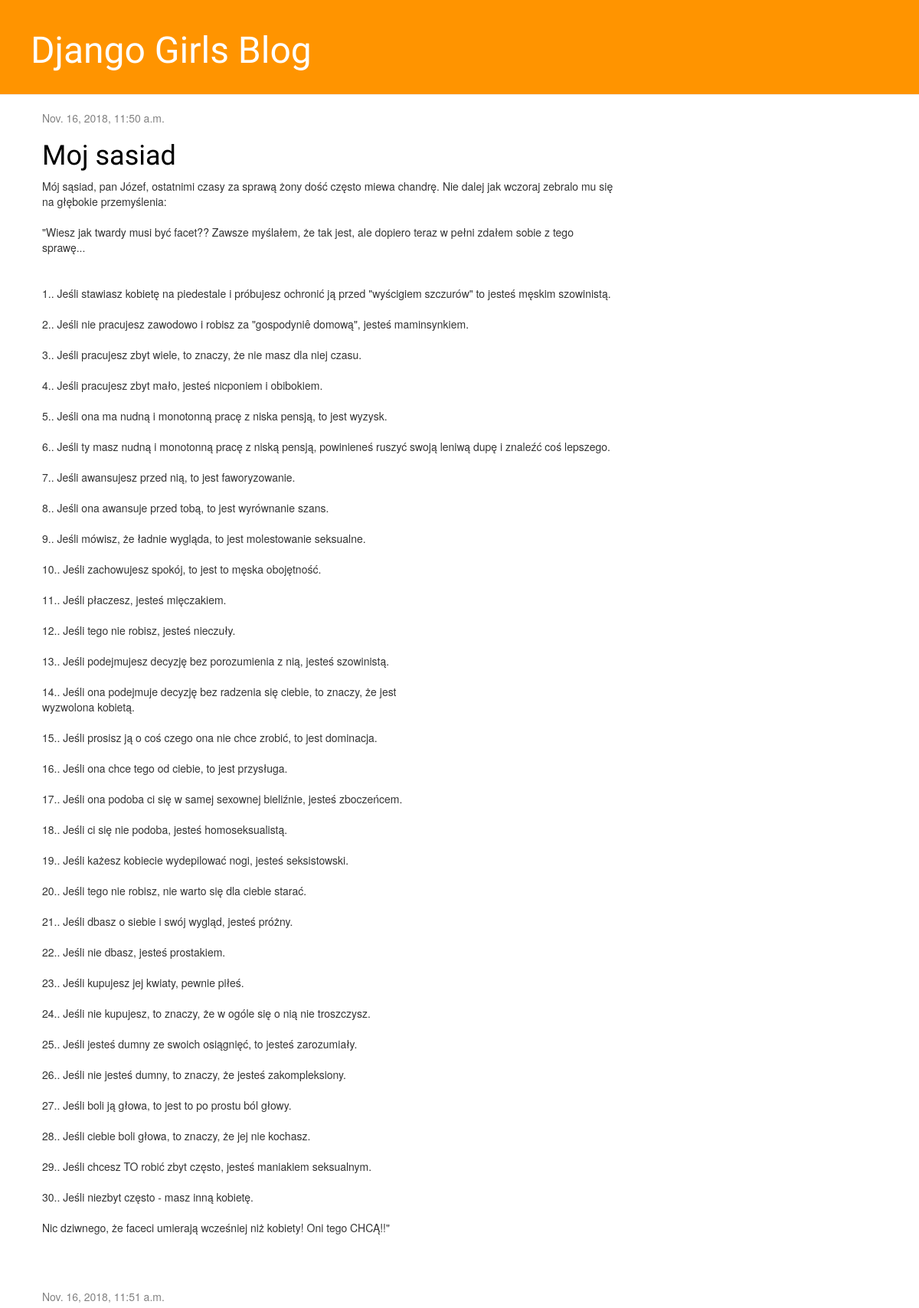
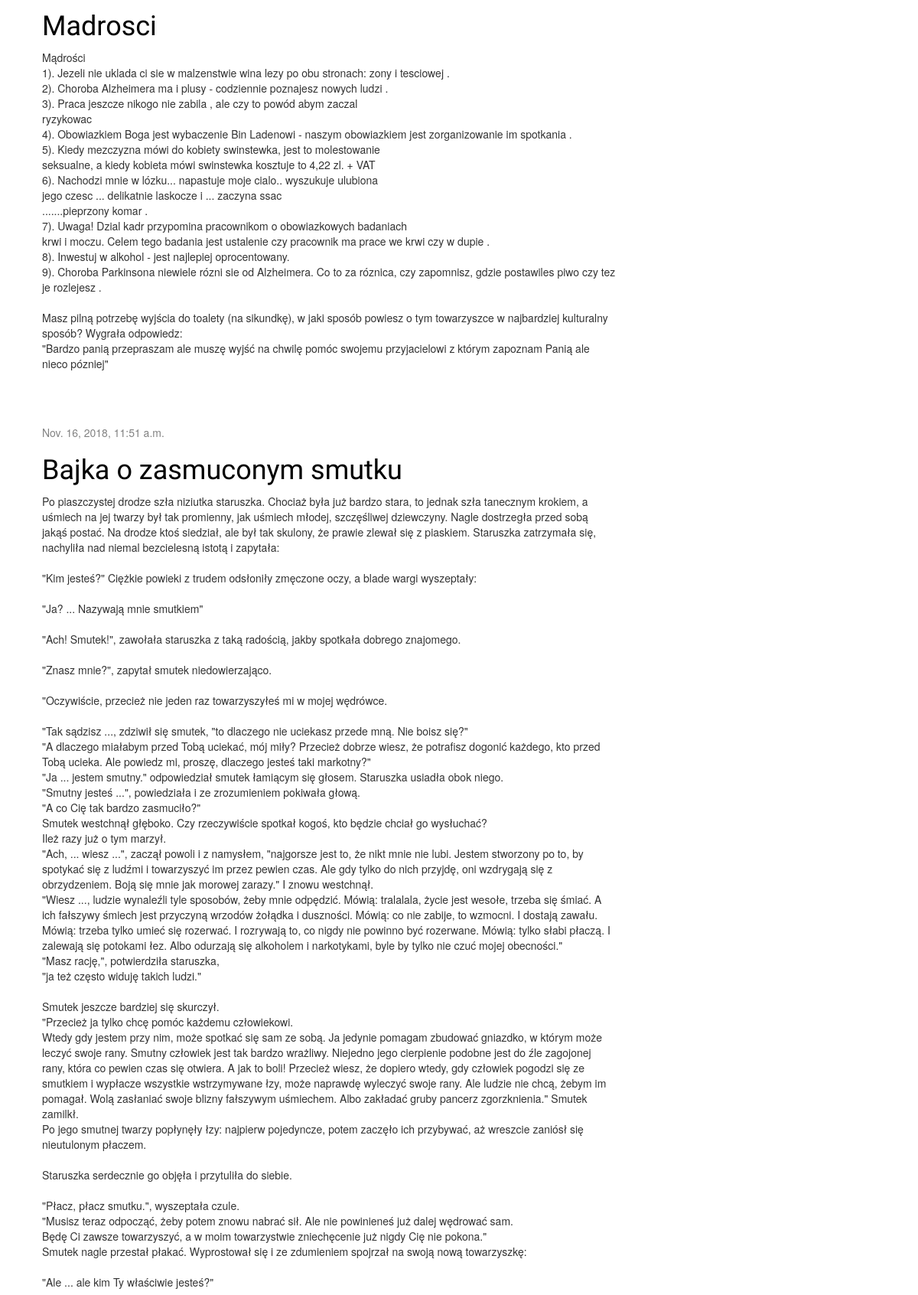
The page / (upper part) on the database its author committed (2 pictures, top to bottom).
### blog/models.py (models this page shows, shortened)
class Post(models.Model):
    author = models.ForeignKey('auth.User', on_delete=models.CASCADE)
    title = models.CharField(max_length=200)
    text = models.TextField()
    created_date = models.DateTimeField(
            default=timezone.now)
    published_date = models.DateTimeField(
            blank=True, null=True)

### blog/views.py (the view)
# urls.py: path('', views.post_list, name='post_list'),
def post_list(request):
    posts = Post.objects.filter(published_date__lte=timezone.now()).order_by('published_date')
    return render(request, 'blog/post_list.html', {'posts': posts})

### blog/templates/blog/post_list.html
{% extends 'blog/base.html' %}
{% block content %}
    {% for post in posts %}
        <div class="post">
            <div class="date">
                {{ post.published_date }}
            </div>
            <h1><a href="{% url 'post_detail' pk=post.pk %}">{{ post.title }}</a></h1>
            <p>{{ post.text|linebreaksbr }}</p>
        </div>
    {% endfor %}
{% endblock %}

### blog/templates/blog/base.html (shortened to what this page needs)
{% load static %}
<html>
    <head>
        <link rel="stylesheet" href="//maxcdn.bootstrapcdn.com/bootstrap/3.2.0/css/bootstrap.min.css">
        <link rel="stylesheet" href="//maxcdn.bootstrapcdn.com/bootstrap/3.2.0/css/bootstrap-theme.min.css">
        <link rel="stylesheet" href="{% static 'css/blog.css' %}">
    </head>
    <body>
        <div class="page-header">
            <h1><a href="/">Django Girls Blog</a></h1>
        </div>
        <div class="content container">
            <div class="row">
                <div class="col-md-8">
                    {% block content %}
                    {% endblock %}
                </div>
            </div>
        </div>
    </body>
</html>

### blog/static/css/blog.css (style rules this page uses)
.page-header { background-color: #ff9400; margin-top: 0; padding: 20px 20px 20px 40px; }
.page-header h1, .page-header h1 a, .page-header h1 a:visited, .page-header h1 a:active { color: #ffffff; font-size: 36pt; text-decoration: none; }
.content { margin-left: 40px; }
h1, h2, h3, h4 { font-family: 'Lobster', cursive; }
.date { color: #828282; }
.post { margin-bottom: 70px; }
.post h1 a, .post h1 a:visited { color: #000000; }

### rows shown on the page
Post: published_date "Nov. 16, 2018, 11:50 a.m.", title "Moj sasiad", text "Mój sąsiad, pan Józef, ostatnimi czasy za sprawą żony dość często miewa chandrę. Nie dalej jak wczoraj zebralo mu się na głębokie przemyślenia: \"Wiesz jak twardy musi być facet?? Zawsze myślałem, że tak jest, ale dopiero teraz w pełni zdałem sobie z tego sprawę... 1.. Jeśli stawiasz kobietę na piedestale i próbujesz ochronić ją przed \"wyścigiem szczurów\" to jesteś męskim szowinistą. 2.. Jeśli nie pracujesz zawodowo i robisz za \"gospodyniê domową\", jesteś maminsynkiem. 3.. Jeśli pracujesz zbyt wiele, to znaczy, że nie masz dla niej czasu. 4.. Jeśli pracujesz zbyt mało, jesteś nicponiem i obibokiem. 5.. Jeśli ona ma nudną i monotonną pracę z niska pensją, to jest wyzysk. 6.. Jeśli ty masz…"
Post: published_date "Nov. 16, 2018, 11:51 a.m.", title "Madrosci", text "Mądrości 1). Jezeli nie uklada ci sie w malzenstwie wina lezy po obu stronach: zony i tesciowej . 2). Choroba Alzheimera ma i plusy - codziennie poznajesz nowych ludzi . 3). Praca jeszcze nikogo nie zabila , ale czy to powód abym zaczal ryzykowac 4). Obowiazkiem Boga jest wybaczenie Bin Ladenowi - naszym obowiazkiem jest zorganizowanie im spotkania . 5). Kiedy mezczyzna mówi do kobiety swinstewka, jest to molestowanie seksualne, a kiedy kobieta mówi swinstewka kosztuje to 4,22 zl. + VAT 6). Nachodzi mnie w lózku... napastuje moje cialo.. wyszukuje ulubiona jego czesc ... delikatnie laskocze i ... zaczyna ssac .......pieprzony komar . 7). Uwaga! Dzial kadr przypomina pracownikom o…"
Post: published_date "Nov. 16, 2018, 11:51 a.m.", title "Bajka o zasmuconym smutku", text "Po piaszczystej drodze szła niziutka staruszka. Chociaż była już bardzo stara, to jednak szła tanecznym krokiem, a uśmiech na jej twarzy był tak promienny, jak uśmiech młodej, szczęśliwej dziewczyny. Nagle dostrzegła przed sobą jakąś postać. Na drodze ktoś siedział, ale był tak skulony, że prawie zlewał się z piaskiem. Staruszka zatrzymała się, nachyliła nad niemal bezcielesną istotą i zapytała: \"Kim jesteś?\" Ciężkie powieki z trudem odsłoniły zmęczone oczy, a blade wargi wyszeptały: \"Ja? ... Nazywają mnie smutkiem\" \"Ach! Smutek!\", zawołała staruszka z taką radością, jakby spotkała dobrego znajomego. \"Znasz mnie?\", zapytał smutek niedowierzająco. \"Oczywiście, przecież nie jeden raz…"
